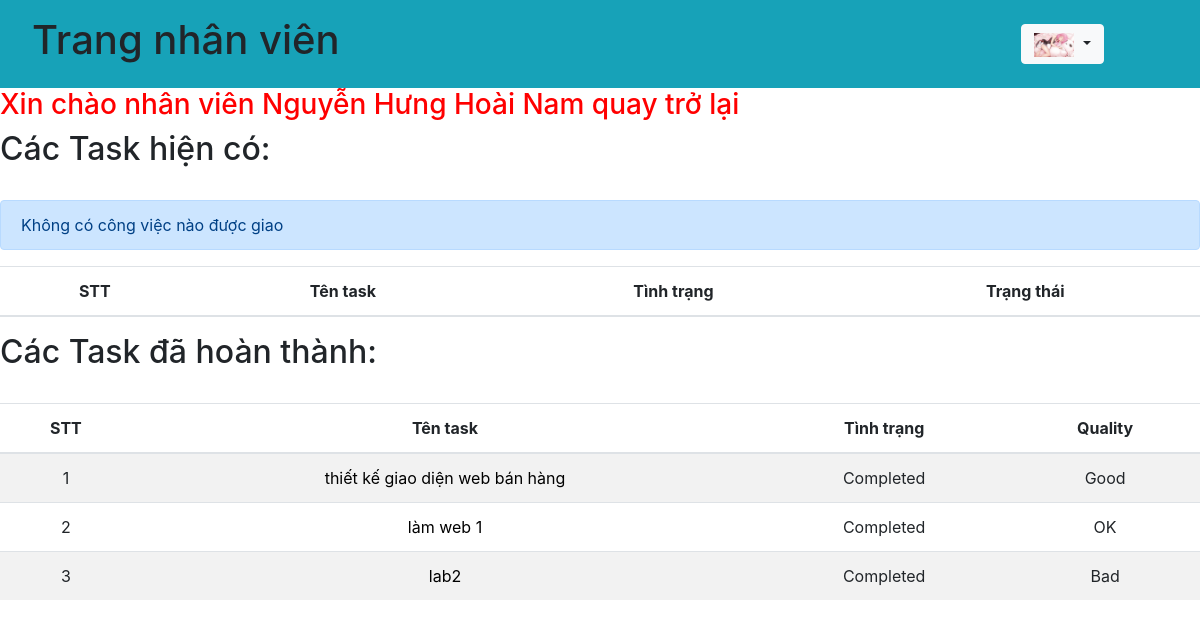
The page /index.php (signed in) on the database its author committed.
### tables this page shows
CREATE TABLE `nhanvien` (
  `id` int(11) NOT NULL,
  `name` varchar(100) NOT NULL,
  `username` varchar(50) NOT NULL,
  `password` varchar(100) NOT NULL,
  `maPB` varchar(50) NOT NULL,
  `image` varchar(50) NOT NULL,
  `tongngaynghi` int(11) NOT NULL,
  `duocnghi` int(11) NOT NULL,
  `status` int(11) NOT NULL
);

CREATE TABLE `task` (
  `id` int(11) NOT NULL,
  `tenTask` varchar(100) NOT NULL,
  `descTask` varchar(100) NOT NULL,
  `nhanvien` varchar(100) NOT NULL,
  `maPB` varchar(50) NOT NULL,
  `deadline` date NOT NULL,
  `fileTask` varchar(100) NOT NULL,
  `status` varchar(100) NOT NULL,
  `quality` varchar(100) NOT NULL
);

### db.php (called while the page is built, shortened)
<?php
    function open_database(){
        $conn = mysqli_connect(host, username, password, db);
        return $conn;
    }
    function get_info_nhanvien($username){
        $conn = open_database();
        $sql = "SELECT * FROM nhanvien WHERE username = ?";
        $stmt = $conn->prepare($sql);
        $stmt->bind_param("s", $username);
        if(!$stmt->execute()){
            return array('code' => 1, 'message' =>'Cannot execute query');
        }
        $result = $stmt->get_result();
        $data = $result->fetch_assoc();
        return array('code' => 0, 'message' =>'', 'data' => $data);
    }
    function check_truong_phong($name, $maPB){
        $conn = open_database();
        $sql = "select * from nhanvien n, phongban p where n.name = p.truongphong and n.maPB = p.maPB and n.name = ? and n.maPb = ?";
        $stmt = $conn->prepare($sql);
        $stmt->bind_param('ss', $name, $maPB);
        if(!$stmt->execute()){
            return array('code'=>1, 'message'=>'cannot execute command');
        }
        $result = $stmt->get_result();
        if($result->num_rows == 0){
            return false;
        }
        return true;
    }
    function get_task_by_nhan_vien($name, $maPB){
        $conn = open_database();
        $sql = "select * from task where nhanvien = ? and maPB = ? and status !='Completed'";
        $stmt = $conn->prepare($sql);
        $stmt->bind_param('ss', $name, $maPB);
        if(!$stmt->execute()){
            return array('code'=>1, 'message'=>'cannot execute message');
        }
        $result = $stmt->get_result();
        if($result->num_rows == 0){
            return array('code'=>2, 'message'=>'Không có công việc nào được giao');
        }
        return array('code'=>0, 'message'=>'', 'data'=>$data);
    }
    function get_task_completed_by_nhanvien($name, $maPB, $status){
        $conn = open_database();
        $sql = "select * from task where nhanvien = ? and maPB = ? and status = ?";
        $stmt = $conn->prepare($sql);
        $stmt->bind_param('sss', $name, $maPB, $status);
        if(!$stmt->execute()){
            return array('code'=>1, 'message'=>'cannot execute message');
        }
        $result = $stmt->get_result();
        while ($row = $result->fetch_assoc()){
            $data[] = $row;
        }
        return array('code'=>0, 'message'=>'', 'data'=>$data);
    }
?>

### index.php (the view, shortened to what this page needs)
<?php
    require_once('db.php');
    $username = $_SESSION["username"];
    $result = get_info_nhanvien($username);
    if($result['code'] == 0){
        $data = $result['data'];
    }
?>
<!DOCTYPE html>
<html lang="en">
<head>
    <link rel="stylesheet" href="https://maxcdn.bootstrapcdn.com/bootstrap/4.5.2/css/bootstrap.min.css">
</head>
<body>
    <nav class="navbar navbar-expand-sm bg-info justify-content-between">
        <div class="nav-item">
            <h1 class="nav-link">Trang nhân viên</h1>
        </div>
        <div class="nav-item">
            <div class="dropdown">
                <button type="button" class="btn btn-light dropdown-toggle" data-toggle="dropdown">
                <img src="<?= $data['image'] ?>" alt="Hinh dai dien" style="max-width: 40px;">
                </button>
            </div>
        </div>
    </nav>
    <?php
    if(!check_truong_phong($data['name'], $data['maPB']) == true){
        $nameOfNv = $data['name'];
        $maPBOfNv = $data['maPB'];
        ?>
        <h3 style='color: red;'>Xin chào nhân viên <?=$nameOfNv?> quay trở lại</h3>
        <h2>Các Task hiện có: </h2>
        <br>
        <div class="table-responsive">
            <table class="table table-lg table-striped text-center">
                <thead>
                <tr>
                    <th>STT</th>
                    <th>Tên task </th>
                    <th>Tình trạng</th>
                    <th>Trạng thái</th>
                </tr>
                </thead>
                <tbody>
                <?php
                    $stt = 1;
                    $resultList = get_task_by_nhan_vien($nameOfNv, $maPBOfNv);
                    if($resultList['code'] == 0){
                        $dataOfTask = $resultList['data'];
                        if(count($dataOfTask) > 0 && is_array($dataOfTask)){
                            foreach ($dataOfTask as $row1) {
                                ?>
                                <tr>
                                    <td><?=$stt?></td>
                                    <td><a style="text-decoration: none; color: black;" href="chiTietTask.php?tenTask=<?=$row1['tenTask']?>"><?=$row1['tenTask']?></a></td>
                                    <td><?=$row1['status']?></td>
                                    <td>
                                        <?php
                                            if($row1['status'] == "New"){
                                                ?>
                                                    <form method="post">
                                                        <input type="hidden" name="nameTask" value="<?=$row1['tenTask']?>">
                                                        <input class="btn btn-primary" name="startDo" type="submit" value="Start">
                                                    </form>
                                                <?php
                                            }else{
                                                ?>
                                                    <p>No Thing To Do</p>
                                                <?php
                                            }
                                        ?>
                                    </td>
                                </tr>
                                <?php
                                $stt += 1;
                            }
                        }
                    }else{
                        ?>
                            <div class="alert alert-primary"><?php echo $resultList['message']?></div>
                        <?php
                    }
                ?>
                </tbody>
            </table>
        </div>
        <h2>Các Task đã hoàn thành: </h2>
        <br>
        <div class="table-responsive">
            <table class="table table-lg table-striped text-center">
                <thead>
                <tr>
                    <th>STT</th>
                    <th>Tên task </th>
                    <th>Tình trạng</th>
                    <th>Quality</th>
                </tr>
                </thead>
                <tbody>
                <?php
                    $stt = 1;
                    $resultList = get_task_completed_by_nhanvien($data['name'], $data['maPB'], "Completed");
                    if($resultList['code'] == 0){
                        $dataOfTask = $resultList['data'];
                        foreach ($dataOfTask as $row1) {
                            ?>
                            <tr>
                                <td><?=$stt?></td>
                                <td><a style="text-decoration: none; color: black;" href="chiTietTask.php?tenTask=<?=$row1['tenTask']?>"><?=$row1['tenTask']?></a></td>
                                <td><?=$row1['status']?></td>
                                <td><?=$row1['quality']?></td>
                            </tr>
                            <?php
                            $stt += 1;
                        }
                    }else{
                        ?>
                            <div class="alert alert-primary"><?php echo $resultList['message']?></div>
                        <?php
                    }
                ?>
                </tbody>
            </table>
        </div>
        <?php
    }
    ?>
</body>
</html>

### index.php (style rules this page uses)
.nav-item .dropdown { margin-right: 80px; }

### rows shown on the page
nhanvien: image (picture), name "Nguyễn Hưng Hoài Nam"
task: tenTask "thiết kế giao diện web bán hàng", status "Completed", quality "Good"
task: tenTask "làm web 1", status "Completed", quality "OK"
task: tenTask "lab2", status "Completed", quality "Bad"

### other values the page prints
$resultList['message'] "Không có công việc nào được giao"
